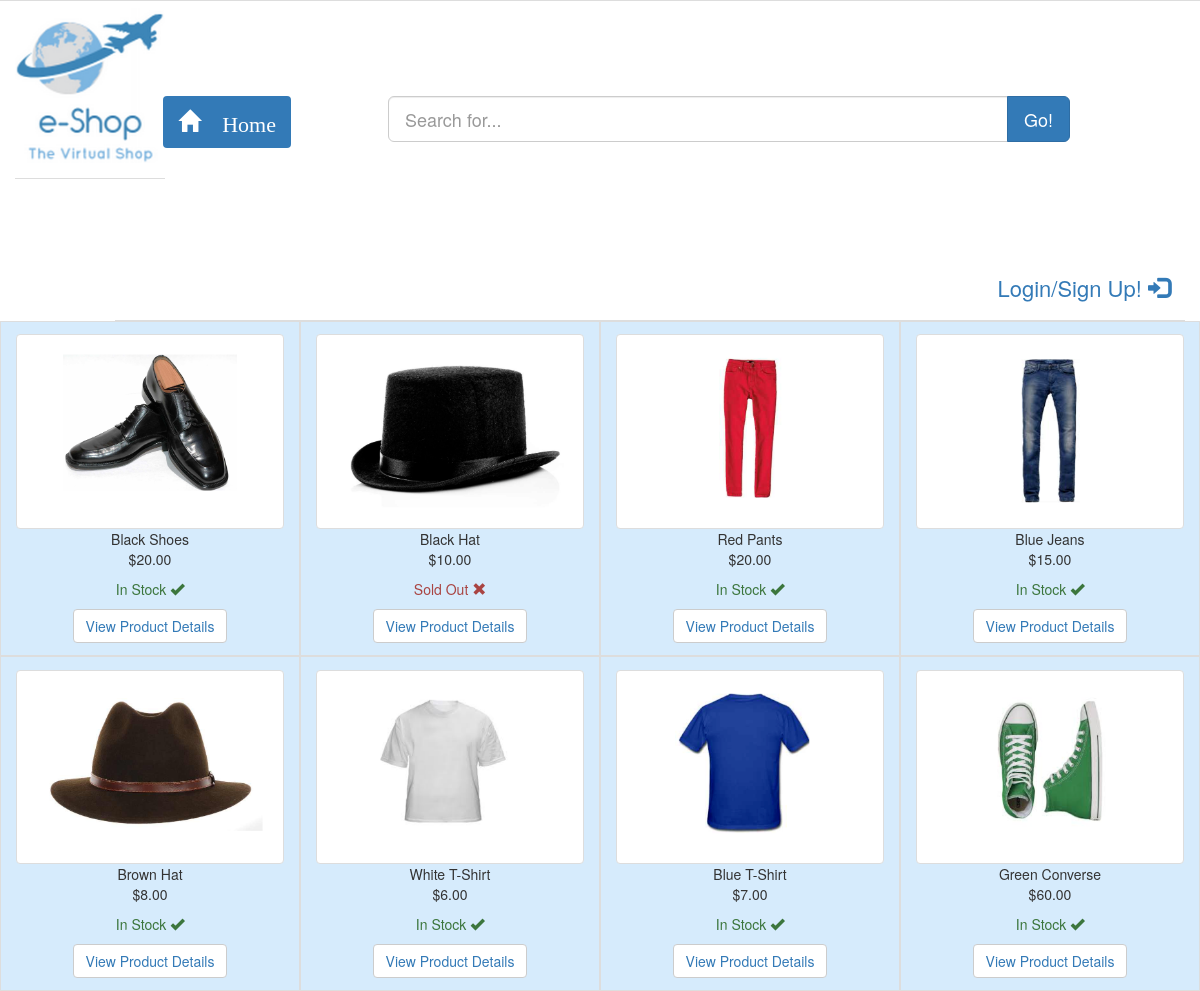
Screenshot of /E-Shop/home.php with the database file from the repository.
### tables this page shows
CREATE TABLE IF NOT EXISTS `products` (
  `id` int(11) NOT NULL,
  `product_name` varchar(255) NOT NULL,
  `price` varchar(16) NOT NULL,
  `details` text NOT NULL,
  `category` varchar(16) NOT NULL,
  `subcategory` varchar(16) NOT NULL,
  `date_added` date NOT NULL,
  `stock` int(11) NOT NULL DEFAULT '100'
);

### E-Shop/home.php (the view, shortened to what this page needs)
<?php
$i = 0;
$dynamicList = '<div class="container-fluid">';
$sql = mysql_query("SELECT * FROM products ORDER BY date_added DESC");
$productCount = mysql_num_rows($sql);
$available = "";
if ($productCount > 0) {
	while($row = mysql_fetch_array($sql)){
		$id = $row["id"];
		$product_name = $row["product_name"];
		$price = $row["price"];
		$stock = $row["stock"];
		if($stock > 0) {
    		$available = "<p class = 'text-success' align = 'center'>In Stock <span class='glyphicon glyphicon-ok'></p>";
  		}
  		else {
   			 $available = "<p class = 'text-danger' align = 'center'>Sold Out <span class='glyphicon glyphicon-remove'></p>";
  		}
		if ($i == 0) {
			$dynamicList .= '<div class="row" id = "zodiac">
								<div class="col-md-3" id = "wizo">
									<a href="product.php?id=' . $id . '"><img alt="' . $product_name . '" src="/E-Shop/assets/inventory_images/' . $id . '.png"  class="img-thumbnail" width = "300" height = "300"/></a>
									<p>
										' . $product_name . ' <br>
										$' . $price . ' <br>
										' . $available . '
									</p>
									<button type="button" class="btn btn-default">
										<a href="product.php?id=' . $id . '">View Product Details</a></> </td>
									</button>
								</div>';
		}
		elseif ($i %4 == 0) {
			$dynamicList .= '</div><div class="row" id ="zodiac">
								<div class="col-md-3" id = "wizo">
									<a href="product.php?id=' . $id . '"><img alt="' . $product_name . '" src="/E-Shop/assets/inventory_images/' . $id . '.png"  class="img-thumbnail" width = "300" height = "300" /></a>
									<p>
										' . $product_name . ' <br>
										$' . $price . ' <br>
										' . $available . '
									</p>
									<button type="button" class="btn btn-default">
										<a href="product.php?id=' . $id . '">View Product Details</a></> </td>
									</button>
								</div>';
		}
		else {
			$dynamicList .= '	<div class="col-md-3" id = "wizo">
									<a href="product.php?id=' . $id . '"><img alt="' . $product_name . '" src="/E-Shop/assets/inventory_images/' .$id . '.png"  class="img-thumbnail" width = "300" height = "300"/></a>
									<p >
										' . $product_name . ' <br>
										$' . $price . ' <br>
										' . $available . '
									</p>
									<button type="button" class="btn btn-default">
										<a href="product.php?id=' . $id . '">View Product Details</a></> </td>
									</button>
								</div>';
		}
$i++;
}
$dynamicList .= '</tr></table>';
} else {
	$dynamicList = "We have no products yet";
}
?>
<!DOCTYPE html>
<head>
	<link rel="stylesheet" href="/E-Shop/assets/bootstrap-3.3.5/css/bootstrap.css">
	<link href="/E-Shop/assets/css/main.css" rel="stylesheet" type="text/css" />
	<link rel="stylesheet" href="https://maxcdn.bootstrapcdn.com/font-awesome/4.4.0/css/font-awesome.min.css">
</head>
<body>
	<div align = "center" id = "mainWrapper">
		<?php include_once("layouts/header_home.php");?>
		<div id = "content">
			<div id = "#home">
				<?php echo $dynamicList; ?>
			</div>
		</div>
	</div>
</body>

### E-Shop/layouts/header_home.php
<div id = "header">
			<div class="col-md-1"> <img src="/E-Shop/assets/images/logo.png" class="img-logo" length="150px" width="150px"> </div>
			<div class="col-md-11">
				<ul class="nav nav-pills">
					<li class="active">
						<a href="#home"><span class="glyphicon glyphicon-home"> Home</a>
					</li>
					<li>
						<form class="navbar-form featurette" role="search" >
							<div class="input-group input-group-lg">
								<input type="search" placeholder="Search for..." class="form-control">
								<span class="input-group-btn">
									<button class="btn btn-primary" type="button">Go!</button>
								</span>
							</div>
						</form>
					</li>
					<li class="pull-right">
						<a href="login_signup.php"> Login/Sign Up! <span class="glyphicon glyphicon-log-in"> </a>
					</li>
				</ul>
			</div>
		</div>

### E-Shop/assets/css/main.css (style rules this page uses)
.img-logo { padding-top: 12%; border-bottom: 1px solid #ddd; padding-bottom: 22%; }
#header { border-bottom: 1px solid #ddd; }
#content { padding-top: 110px; }
#wizo { padding-top: 12.5px; border: 1px solid #ddd; padding-bottom: 12.5px; background-color: #D6EBFC; }
.featurette { height: 40%; vertical-align: middle; color: #fff; padding-bottom: 1%; }

### rows the page displays
products: product_name "Black Shoes", price "20.00", stock "In Stock"
products: shows a picture, product_name "Black Hat", price "10.00", stock "Sold Out"
products: shows a picture, product_name "Red Pants", price "20.00", stock "In Stock"
products: shows a picture, product_name "Blue Jeans", price "15.00", stock "In Stock"
products: product_name "Brown Hat", price "8.00", stock "In Stock"
products: shows a picture, product_name "White T-Shirt", price "6.00", stock "In Stock"
products: shows a picture, product_name "Blue T-Shirt", price "7.00", stock "In Stock"
products: shows a picture, product_name "Green Converse", price "60.00", stock "In Stock"
